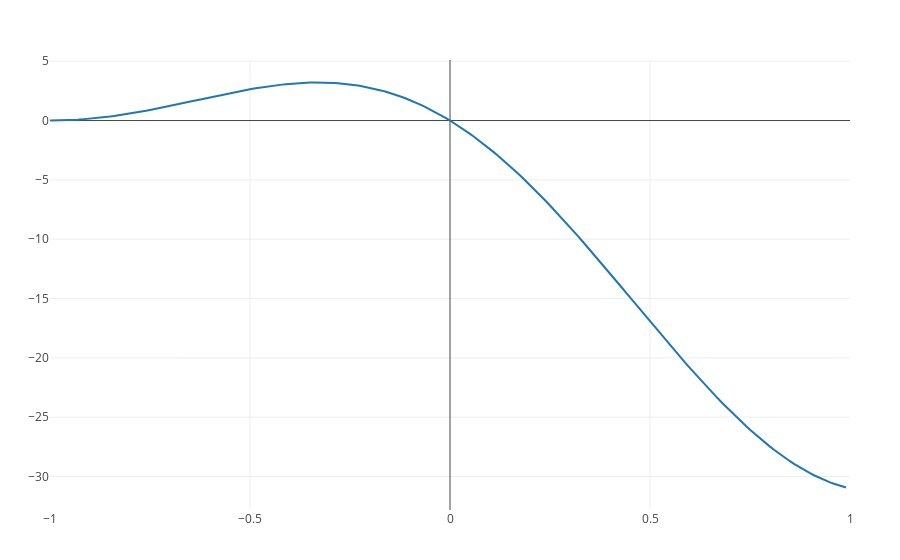

Notebook code for this chart:
### Code cell
xg3 = collect(-1:0.01:1)
yg3 = g3.(xg3)
plot(xg3,yg3)

### Figure 1 — Plotly figure (JSON) as saved in the notebook; plotly's stock layout.template omitted (floating-point values rounded to 4 significant figures; data arrays with more than 128 entries replaced by an {"elided": "..."} marker saying what was removed)
{"data": [{"type": "scatter", "x": {"elided": "201 float values"}, "y": {"elided": "201 float values"}}], "layout": {"margin": {"b": 50, "l": 50, "r": 50, "t": 60}}}
